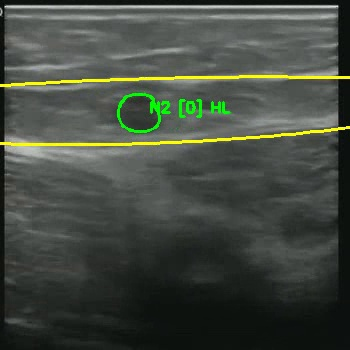
#> input picture Annotation_Testing/sample_ann.jpg, 350 x 350 px
$ python -i blob_detector.py   (imports and definitions only)
#> lines starting #> are read from the running program, lines starting #| are printed output that depends on the picture; after the words box and inside, x2 and y2 are one past the last pixel; in counts of white or black regions, pixels touching at a corner belong together
"""
Blob detection and tracking for ultrasound vein imaging.
Ported from Cygnus_Assesment_Project with adaptations for CMED.

Detects two blobs (A=large green, B=small magenta) using:
- SimpleBlobDetector with shape/size filters
- KLT optical flow tracking across frames
- Temporal smoothing (EMA)
- NCC refinement for drift prevention
"""

import cv2
import numpy as np


# ROI Detection helper (fallback)
def detect_ultrasound_box(frame_bgr):
    """
    Detect the ultrasound image on the right panel.
    Returns conservative box if uncertain.
    """
    H, W = frame_bgr.shape[:2]
    gray = cv2.cvtColor(frame_bgr, cv2.COLOR_BGR2GRAY)
    g = cv2.GaussianBlur(gray, (5, 5), 0.8)

    # Look only on the right half
    xR = int(W * 0.45)
    roi = g[:, xR:]

    _, th = cv2.threshold(roi, 18, 255, cv2.THRESH_BINARY)
    th = cv2.morphologyEx(th, cv2.MORPH_CLOSE, cv2.getStructuringElement(cv2.MORPH_RECT, (9, 9)), 2)
    th = cv2.morphologyEx(th, cv2.MORPH_OPEN, cv2.getStructuringElement(cv2.MORPH_RECT, (5, 5)), 1)

    cnts, _ = cv2.findContours(th, cv2.RETR_EXTERNAL, cv2.CHAIN_APPROX_SIMPLE)
    if not cnts:
        # Generous fallback
        x = int(W * 0.48)
        y = int(H * 0.10)
        w = int(W * 0.50)
        h = int(H * 0.80)
        return (x, y, w, h)

    x, y, w, h = cv2.boundingRect(max(cnts, key=cv2.contourArea))
    x += xR

    if w < W * 0.20 or h < H * 0.20:
        x = int(W * 0.48)
        y = int(H * 0.10)
        w = int(W * 0.50)
        h = int(H * 0.80)

    # Modest padding
    padL = int(0.02 * W)
    padR = int(0.03 * W)
    padT = int(0.02 * H)
    padB = int(0.04 * H)
    x = max(0, min(x - padL, W - 1))
    y = max(0, min(y - padT, H - 1))
    w = max(20, min(w + padL + padR, W - x))
    h = max(20, min(h + padT + padB, H - y))
    return (int(x), int(y), int(w), int(h))


# ========= Tunables (practical, minimal) =========
CLAHE_CLIP = 2.0

# Content window inside the right-plane ROI
M_LEFT, M_RIGHT, M_TOP, M_BOTTOM = 0.05, 0.12, 0.05, 0.05

# Extra dynamic guard near the right border (fraction of content width)
R_EDGE_GUARD = 0.18

# Blob shape/size
BLOB_MIN_THRESH, BLOB_MAX_THRESH, BLOB_STEPS = 5, 220, 10
BLOB_MIN_AREA_FRAC, BLOB_MAX_AREA_FRAC = 0.00012, 0.08
BLOB_MIN_CIRCULARITY, BLOB_MIN_INERTIA, BLOB_MIN_CONVEXITY = 0.60, 0.40, 0.60

# Pairing rules (A=big green, B=small magenta)
B_RATIO_MIN, B_RATIO_MAX = 0.20, 0.80
B_ALIGN_FRAC = 0.20

# Boxes
BOX_SCALE = 1.10
A_MAX_SIDE, B_MAX_SIDE = 170, 130

# KLT
KLT_WIN, KLT_LEVELS = (19, 19), 3
KLT_TERM = (cv2.TERM_CRITERIA_EPS | cv2.TERM_CRITERIA_COUNT, 20, 0.02)
KLT_MAX_PTS, REDETECT_A, REDETECT_B = 60, 8, 6

# Temporal smoothing / sanity
EMA_ALPHA = 0.35
MAX_JUMP_PX_A, MAX_JUMP_PX_B = 26, 22
NCC_SIZE, NCC_MIN = 32, 0.28
EDGE_PENALTY = 0.35

# =================================================


def _clahe(g):
    """Apply CLAHE (Contrast Limited Adaptive Histogram Equalization)."""
    return cv2.createCLAHE(CLAHE_CLIP, (8, 8)).apply(g)


def _mk_blob(area):
    """Create SimpleBlobDetector with tuned parameters."""
    p = cv2.SimpleBlobDetector_Params()
    p.minThreshold, p.maxThreshold = BLOB_MIN_THRESH, BLOB_MAX_THRESH
    p.thresholdStep = max(5, (BLOB_MAX_THRESH - BLOB_MIN_THRESH) // BLOB_STEPS)
    p.filterByColor = False
    p.filterByArea = True
    p.minArea = max(10.0, area * BLOB_MIN_AREA_FRAC)
    p.maxArea = max(p.minArea + 1.0, area * BLOB_MAX_AREA_FRAC)
    p.filterByCircularity, p.minCircularity = True, BLOB_MIN_CIRCULARITY
    p.filterByInertia, p.minInertiaRatio = True, BLOB_MIN_INERTIA
    p.filterByConvexity, p.minConvexity = True, BLOB_MIN_CONVEXITY
    return cv2.SimpleBlobDetector_create(p)


def _bbox_center_r(cx, cy, r, W, H, cap):
    """Create bbox around blob center with radius constraint."""
    side = int(min(cap, max(16, 2 * r * BOX_SCALE)))
    x = np.clip(cx - side // 2, 0, W - 1)
    y = np.clip(cy - side // 2, 0, H - 1)
    side = min(side, W - x, H - y)
    return (int(x), int(y), int(side), int(side))


def _klt_grid(box, want=KLT_MAX_PTS, step=6):
    """Generate grid of points for KLT tracking."""
    x, y, w, h = box
    pts = []
    for yy in range(y + 3, y + h - 3, step):
        for xx in range(x + 3, x + w - 3, step):
            pts.append([xx, yy])
            if len(pts) >= want:
                break
        if len(pts) >= want:
            break
    return np.float32(pts).reshape(-1, 1, 2) if pts else None


# [23 lines left out: functions _center_median, _ring_contrast, not called in this run]


def _valid_mask(content):
    """Mask of allowed pixels (remove margins + bright vertical bands)."""
    H, W = content.shape
    mask = np.zeros_like(content, np.uint8)
    xl = int(M_LEFT * W)
    xr = int((1.0 - M_RIGHT) * W)
    yt = int(M_TOP * H)
    yb = int((1.0 - M_BOTTOM) * H)
    cv2.rectangle(mask, (xl, yt), (xr - 1, yb - 1), 255, -1)

    # Brightness-based vertical band removal
    col = np.mean(content[yt:yb, xl:xr], axis=0)
    thr = np.percentile(col, 96)
    bad_cols = np.where(col >= thr)[0]
    if len(bad_cols) > 0:
        for c in bad_cols:
            xx = xl + int(c)
            cv2.line(mask, (xx, yt), (xx, yb - 1), 0, 3)

    # Fixed right guard
    guard = int(R_EDGE_GUARD * W)
    cv2.rectangle(mask, (W - guard, 0), (W - 1, H - 1), 0, -1)
    return mask


def _detect_all_blobs(content, mask):
    """Detect all blobs in content. Returns list of (x, y, r) tuples in CONTENT coords."""
    H, W = content.shape
    det = _mk_blob(float(H * W))
    kps = det.detect(content)

    def ok(k):
        x, y = int(k.pt[0]), int(k.pt[1])
        return (
            0 <= x < W
            and 0 <= y < H
            and mask[y, x] > 0
            and 6 <= x < W - 6
            and 6 <= y < H - 6
        )

    kps = [k for k in kps if ok(k)]
    if not kps:
        return []

    # Sort by size (largest first)
    kps.sort(key=lambda k: k.size, reverse=True)

    # Return all blobs as (x, y, radius)
    blobs = []
    for k in kps:
        x, y = int(k.pt[0]), int(k.pt[1])
        r = int(max(5, 0.5 * k.size))
        blobs.append((x, y, r))

    return blobs


def _ncc_refine(content, center, tpl):
    """Refine around center using NCC; return (cx,cy,score)."""
    if center is None or tpl is None:
        return None, 0.0
    H, W = content.shape
    cx, cy = center
    r = NCC_SIZE // 2 + 16
    x0 = max(0, cx - r)
    y0 = max(0, cy - r)
    x1 = min(W, cx + r)
    y1 = min(H, cy + r)
    search = content[y0:y1, x0:x1]
    if search.shape[0] < tpl.shape[0] or search.shape[1] < tpl.shape[1]:
        return None, 0.0
    res = cv2.matchTemplate(search, tpl, cv2.TM_CCOEFF_NORMED)
    minv, maxv, minl, maxl = cv2.minMaxLoc(res)
    px, py = maxl
    rcx, rcy = x0 + px + tpl.shape[1] // 2, y0 + py + tpl.shape[0] // 2
    return (int(rcx), int(rcy)), float(maxv)


def _speed_limit(prev, new, max_jump):
    """Clamp movement to max_jump pixels."""
    if prev is None:
        return new
    dx = np.clip(new[0] - prev[0], -max_jump, max_jump)
    dy = np.clip(new[1] - prev[1], -max_jump, max_jump)
    return (int(prev[0] + dx), int(prev[1] + dy))


class _BlobState:
    """State for tracking a single blob."""
    def __init__(self, blob_id):
        self.blob_id = blob_id  # Integer ID
        self.center = None
        self.radius = 0
        self.bbox = None
        self.pts = None  # KLT points
        self.has_track = False
        self.ema = None  # Exponential moving average
        self.tpl = None  # NCC template
        self.frames_since_update = 0
        self.confidence = 0


class _State:
    """Internal state tracker for multi-blob detection."""

    def __init__(self):
        self.prev_content = None
        self.prev_xywh = None
        self.blobs = {}  # {blob_id: _BlobState}
        self.next_blob_id = 0  # Counter for new blobs


class BlobDetector:
    """Detect and track two blobs in ultrasound frames."""

    def __init__(self):
        self.s = _State()

    def reset(self):
        """Reset tracking state."""
        self.s = _State()

    def process_frame(self, frame_bgr):
        """
        Process a single frame for multi-blob detection.

        Returns:
            tuple: (annotated_frame, metadata_dict)
        """
        s = self.s

        # 1) Locate ROI & prepare content
        try:
            x0, y0, rw, rh = detect_ultrasound_box(frame_bgr)
        except:
            H, W = frame_bgr.shape[:2]
            x0, y0, rw, rh = int(W * 0.48), int(H * 0.10), int(W * 0.50), int(H * 0.80)

        gray = _clahe(cv2.cvtColor(frame_bgr, cv2.COLOR_BGR2GRAY))

        xl = int(M_LEFT * rw)
        xr = int((1.0 - M_RIGHT) * rw)
        yt = int(M_TOP * rh)
        yb = int((1.0 - M_BOTTOM) * rh)
        cx0, cy0 = x0 + xl, y0 + yt
        cw, ch = max(20, xr - xl), max(20, yb - yt)
        content = gray[cy0 : cy0 + ch, cx0 : cx0 + cw]
        H, W = content.shape
        mask = _valid_mask(content)

        def to_full(pt):
            return (int(pt[0] + cx0), int(pt[1] + cy0))

        same = (s.prev_xywh == (cx0, cy0, cw, ch)) and (s.prev_content is not None)

        # 2) KLT tracking for existing blobs
        for blob_id, blob_state in list(s.blobs.items()):
            if not same or not blob_state.has_track or blob_state.pts is None or len(blob_state.pts) == 0:
                blob_state.has_track = False
                blob_state.frames_since_update += 1
                continue

            nxt, st, _ = cv2.calcOpticalFlowPyrLK(
                s.prev_content, content, blob_state.pts, None,
                winSize=KLT_WIN, maxLevel=KLT_LEVELS, criteria=KLT_TERM
            )
            good = (st.reshape(-1) == 1) if st is not None else np.zeros(0, bool)
            arr = (
                nxt.reshape(-1, 2)[good]
                if (nxt is not None and good.size)
                else np.zeros((0, 2))
            )

            if arr.size:
                keep = [
                    p
                    for p in arr
                    if 0 <= int(p[0]) < W
                    and 0 <= int(p[1]) < H
                    and mask[int(p[1]), int(p[0])] > 0
                ]
                arr = np.array(keep, dtype=np.float32) if keep else np.zeros((0, 2), np.float32)

            if len(arr) >= REDETECT_A:
                blob_state.pts = arr.reshape(-1, 1, 2)
                c = _center_median(blob_state.pts)
                if c is not None:
                    c_full = to_full(c)
                    c_full = _speed_limit(
                        tuple(blob_state.ema.astype(int)) if blob_state.ema is not None else c_full,
                        c_full,
                        MAX_JUMP_PX_A,
                    )
                    if blob_state.ema is None:
                        blob_state.ema = np.array(c_full, np.float32)
                    blob_state.ema = (1 - EMA_ALPHA) * blob_state.ema + EMA_ALPHA * np.array(c_full, np.float32)
                    blob_state.center = (int(blob_state.ema[0]), int(blob_state.ema[1]))
                    blob_state.has_track = True
                    blob_state.frames_since_update = 0
                else:
                    blob_state.has_track = False
                    blob_state.frames_since_update += 1
            else:
                blob_state.has_track = False
                blob_state.frames_since_update += 1

        # Remove stale blobs (not tracked for 30 frames)
        for blob_id in list(s.blobs.keys()):
            if s.blobs[blob_id].frames_since_update > 30:
                del s.blobs[blob_id]

        # 3) Detect all blobs
        detected_blobs = _detect_all_blobs(content, mask)

        # 4) Assign detected blobs to existing tracks or create new ones
        if detected_blobs:
            for det_x, det_y, det_r in detected_blobs:
                det_full = to_full((det_x, det_y))
                best_blob_id = None
                best_distance = float('inf')

                # Find closest existing blob track
                for blob_id, blob_state in s.blobs.items():
                    if blob_state.center is None:
                        continue
                    dist = np.sqrt((det_full[0] - blob_state.center[0])**2 +
                                 (det_full[1] - blob_state.center[1])**2)
                    if dist < best_distance and dist < 50:
                        best_distance = dist
                        best_blob_id = blob_id

                if best_blob_id is not None:
                    blob_state = s.blobs[best_blob_id]
                    blob_state.center = det_full
                    blob_state.radius = det_r
                    blob_state.frames_since_update = 0
                    blob_state.has_track = True
                    b = _bbox_center_r(det_x, det_y, det_r, W, H, cap=A_MAX_SIDE)
                    blob_state.bbox = (b[0] + cx0, b[1] + cy0, b[2], b[3])
                    blob_state.pts = _klt_grid(b)

                    xa, ya = blob_state.center
                    gx0, gy0 = max(0, xa - NCC_SIZE // 2), max(0, ya - NCC_SIZE // 2)
                    gx1, gy1 = min(gray.shape[1], xa + NCC_SIZE // 2), min(
                        gray.shape[0], ya + NCC_SIZE // 2
                    )
                    blob_state.tpl = gray[gy0:gy1, gx0:gx1].copy()
                else:
                    # Create new blob track
                    blob_id = s.next_blob_id
                    s.next_blob_id += 1
                    blob_state = _BlobState(blob_id)
                    blob_state.center = det_full
                    blob_state.radius = det_r
                    b = _bbox_center_r(det_x, det_y, det_r, W, H, cap=A_MAX_SIDE)
                    blob_state.bbox = (b[0] + cx0, b[1] + cy0, b[2], b[3])
                    blob_state.pts = _klt_grid(b)
                    blob_state.has_track = blob_state.pts is not None and len(blob_state.pts) >= REDETECT_A
                    blob_state.ema = np.array(blob_state.center, np.float32)

                    xa, ya = blob_state.center
                    gx0, gy0 = max(0, xa - NCC_SIZE // 2), max(0, ya - NCC_SIZE // 2)
                    gx1, gy1 = min(gray.shape[1], xa + NCC_SIZE // 2), min(
                        gray.shape[0], ya + NCC_SIZE // 2
                    )
                    blob_state.tpl = gray[gy0:gy1, gx0:gx1].copy()
                    s.blobs[blob_id] = blob_state

        # 5) NCC refinement for all tracked blobs
        for blob_id, blob_state in s.blobs.items():
            if blob_state.center is None or blob_state.tpl is None:
                continue
            cx, cy = blob_state.center[0] - cx0, blob_state.center[1] - cy0
            cand, score = _ncc_refine(content, (cx, cy), blob_state.tpl)
            if cand is not None and score >= NCC_MIN:
                c_full = to_full(cand)
                c_full = _speed_limit(
                    tuple(blob_state.ema.astype(int)) if blob_state.ema is not None else c_full,
                    c_full,
                    MAX_JUMP_PX_A,
                )
                blob_state.center = c_full

        # Save for next KLT
        s.prev_content = content.copy()
        s.prev_xywh = (cx0, cy0, cw, ch)

        # 6) Draw results
        out = frame_bgr.copy()
        targets = []

        colors = [
            (0, 255, 0),      # Green
            (255, 0, 255),    # Magenta
            (255, 255, 0),    # Cyan
            (0, 165, 255),    # Orange
            (255, 0, 0),      # Blue
            (0, 255, 255),    # Yellow
        ]

        for idx, (blob_id, blob_state) in enumerate(sorted(s.blobs.items())):
            if blob_state.center is None or blob_state.radius <= 0:
                continue

            bx, by = blob_state.center
            color = colors[idx % len(colors)]
            center_color = ((0, 255, 255) if color == (0, 255, 0) else (255, 255, 0))

            if blob_state.bbox:
                bbox = blob_state.bbox
                cv2.rectangle(out, (bbox[0], bbox[1]), (bbox[0] + bbox[2], bbox[1] + bbox[3]), color, 2)

            cv2.circle(out, (bx, by), 5, center_color, 2)

            conf = int(70 + 30 * min(1.0, (len(blob_state.pts) if blob_state.pts is not None else 0) / KLT_MAX_PTS))

            cv2.putText(out, f"Blob {blob_id}", (bx - 20, by - 30),
                       cv2.FONT_HERSHEY_SIMPLEX, 0.5, color, 2)
            cv2.putText(out, f"{conf}%", (bx - 10, by + 20),
                       cv2.FONT_HERSHEY_SIMPLEX, 0.4, color, 1)

            targets.append({
                "id": blob_id,
                "bbox": blob_state.bbox,
                "center": (bx, by),
                "conf": conf,
                "mode": "track" if blob_state.has_track else "detect",
            })

        return out, {
            "targets": targets,
            "confidence": int(np.mean([t["conf"] for t in targets])) if targets else 0,
            "blob_count": len(targets),
            "successful": len(targets) > 0,
        }

>>> import cv2
>>> picture = cv2.imread('../../Annotation_Testing/sample_ann.jpg')
#> picture is the input picture: shape (350, 350, 3); mean B, G, R 65, 74.6, 68.3
>>> result = BlobDetector().process_frame(picture)
#> in detect_ultrasound_box, `th = cv2.morphologyEx(th, cv2.MORPH_CLOSE, cv2.getStructuringElement(c..`:
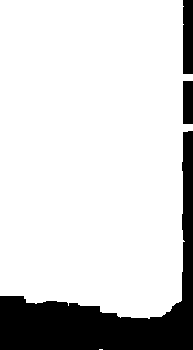
#> th: shape (350, 193); 83.4% white; 3 black regions, box (x1, y1, x2, y2) and area: (0, 131, 193, 350) 10055, (183, 0, 193, 74) 738, (183, 81, 193, 124) 430
#> in detect_ultrasound_box, `cnts, _ = cv2.findContours(th, cv2.RETR_EXTERNAL, cv2.CHAIN_APPROX_SIM..`: cnts = 1 contour; box (x1, y1, x2, y2) and area: (0, 0, 193, 318) 55804
#> in detect_ultrasound_box, `x, y, w, h = cv2.boundingRect(max(cnts, key=cv2.contourArea))`: x = 0; w = 193; h = 318
#> in detect_ultrasound_box, `x += xR`: x = 157
#> in detect_ultrasound_box, `x = max(0, min(x - padL, W - 1))`: x = 150
#> in detect_ultrasound_box, `w = max(20, min(w + padL + padR, W - x))`: w = 200
#> in detect_ultrasound_box, `h = max(20, min(h + padT + padB, H - y))`: h = 339
#> in process_frame, `x0, y0, rw, rh = detect_ultrasound_box(frame_bgr)`: x0 = 150; y0 = 0; rw = 200; rh = 339
#> in _clahe, `return cv2.createCLAHE(CLAHE_CLIP, (8, 8)).apply(g)`:
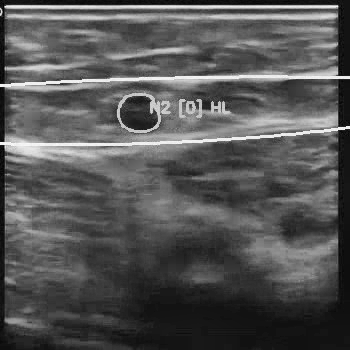
#> returned value: shape (350, 350); min 2, max 250, mean 85.2
#> in process_frame, `xl = int(M_LEFT * rw)`: xl = 10
#> in process_frame, `xr = int((1.0 - M_RIGHT) * rw)`: xr = 176
#> in process_frame, `yt = int(M_TOP * rh)`: yt = 16
#> in process_frame, `yb = int((1.0 - M_BOTTOM) * rh)`: yb = 322
#> in process_frame, `cx0, cy0 = x0 + xl, y0 + yt`: cx0 = 160; cy0 = 16
#> in process_frame, `cw, ch = max(20, xr - xl), max(20, yb - yt)`: cw = 166; ch = 306
#> in _valid_mask, `col = np.mean(content[yt:yb, xl:xr], axis=0)`: col = 138 values, max 99.11 at index 111, min 78.03 at index 64, mean 89.77
#> in _valid_mask, `thr = np.percentile(col, 96)`: thr = 98
#> in _valid_mask, `bad_cols = np.where(col >= thr)[0]`: bad_cols = [109, 110, 111, 112, 135, 136]
#> the loop in _valid_mask, `for c in bad_cols:` made 6 passes
#> (c, xx) on passes 1 to 6: (109, 117), (110, 118), (111, 119), (112, 120), (135, 143), (136, 144)
#> after the loop in _valid_mask, `for c in bad_cols:`:
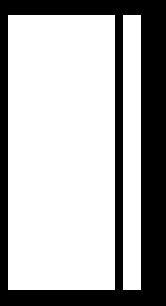
#> mask: shape (306, 166); 67.7% white; 1 black region, box (x1, y1, x2, y2) and area: (0, 0, 166, 306) 16421
#> in _valid_mask, `cv2.rectangle(mask, (W - guard, 0), (W - 1, H - 1), 0, -1)`:
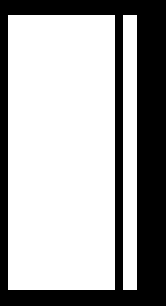
#> mask: shape (306, 166); 65.5% white; 1 black region, box (x1, y1, x2, y2) and area: (0, 0, 166, 306) 17521
#> in process_frame, `same = (s.prev_xywh == (cx0, cy0, cw, ch)) and (s.prev_content is not ..`: same = False
#> in _detect_all_blobs, `kps = det.detect(content)`: kps = 2 keypoints; (x, y, size): (30, 90, 5.8), (55, 94, 5)
#> in ok, `x, y = int(k.pt[0]), int(k.pt[1])`: x = 30; y = 89
#> the loop in _detect_all_blobs, `for k in kps:` made 2 passes
#> (k, x, y, r) on passes 1 to 2: (keypoint at (30.1, 89.9), size 5.8, 30, 89, 5), (keypoint at (55.5, 93.8), size 5, 55, 93, 5)
#> after the loop in _detect_all_blobs, `for k in kps:`: blobs = [(30, 89, 5), (55, 93, 5)]
#> the loop in process_frame, `for det_x, det_y, det_r in detected_blobs:` made 2 passes
#> (det_x, det_y, det_r, blob_id, s.next_blob_id) on pass 1: (30, 89, 5, 0, 1)
#> after the loop in process_frame, `for det_x, det_y, det_r in detected_blobs:`: s.blobs = 1 item; s.next_blob_id = 1
#> the loop in process_frame, `for blob_id, blob_state in s.blobs.items():` made 1 pass
#> blob_id on pass 1: 0
#> pass 1, in _ncc_refine, `search = content[y0:y1, x0:x1]`:
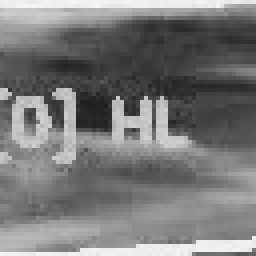
#> search: shape (64, 64) (shown 4 times larger); min 30, max 245, mean 120.6
#> pass 1, in _ncc_refine, `res = cv2.matchTemplate(search, tpl, cv2.TM_CCOEFF_NORMED)`:
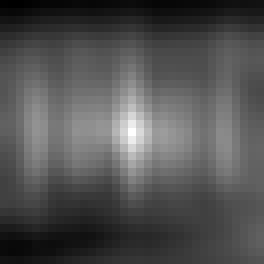
#> res: shape (33, 33) float32 (shown 8 times larger); min -0.39, max 1, mean 0.0576; drawn with min black and max white
#> in process_frame, `s.prev_xywh = (cx0, cy0, cw, ch)`: s.prev_xywh = (160, 16, 166, 306)
#> the loop in process_frame, `for idx, (blob_id, blob_state) in enumerate(sorted(s.blobs.items())):` made 1 pass
#> (blob_id, bx, by, color, center_color, bbox, conf) on pass 1: (0, 215, 109, (0, 255, 0), (0, 255, 255), (207, 101, 16, 16), 72)
#> after the loop in process_frame, `for idx, (blob_id, blob_state) in enumerate(sorted(s.blobs.items())):`:
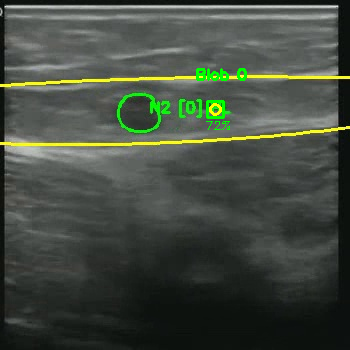
#> out: shape (350, 350, 3); 0.58% of pixels changed, all inside (x1, y1, x2, y2) = (196, 68, 247, 130)
#> after the loop in process_frame, `for idx, (blob_id, blob_state) in enumerate(sorted(s.blobs.items())):`: targets = 1 item
